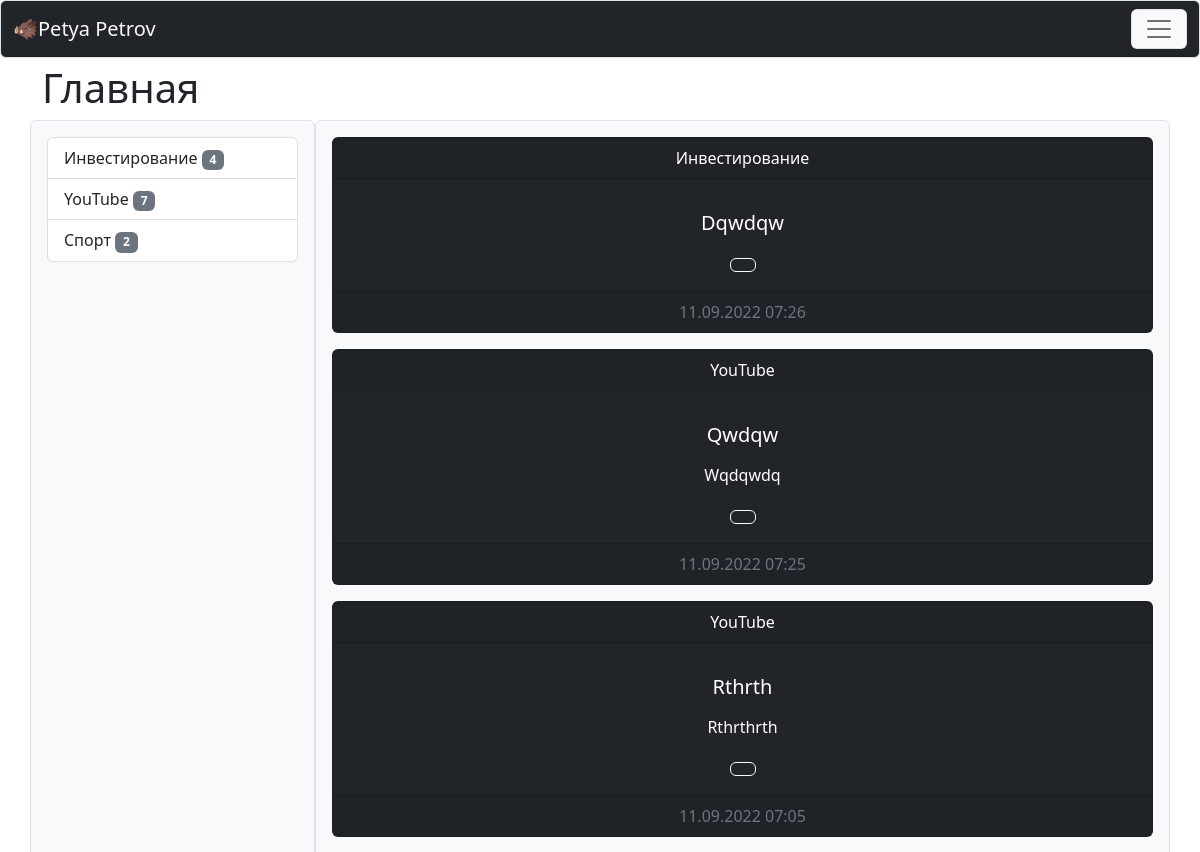
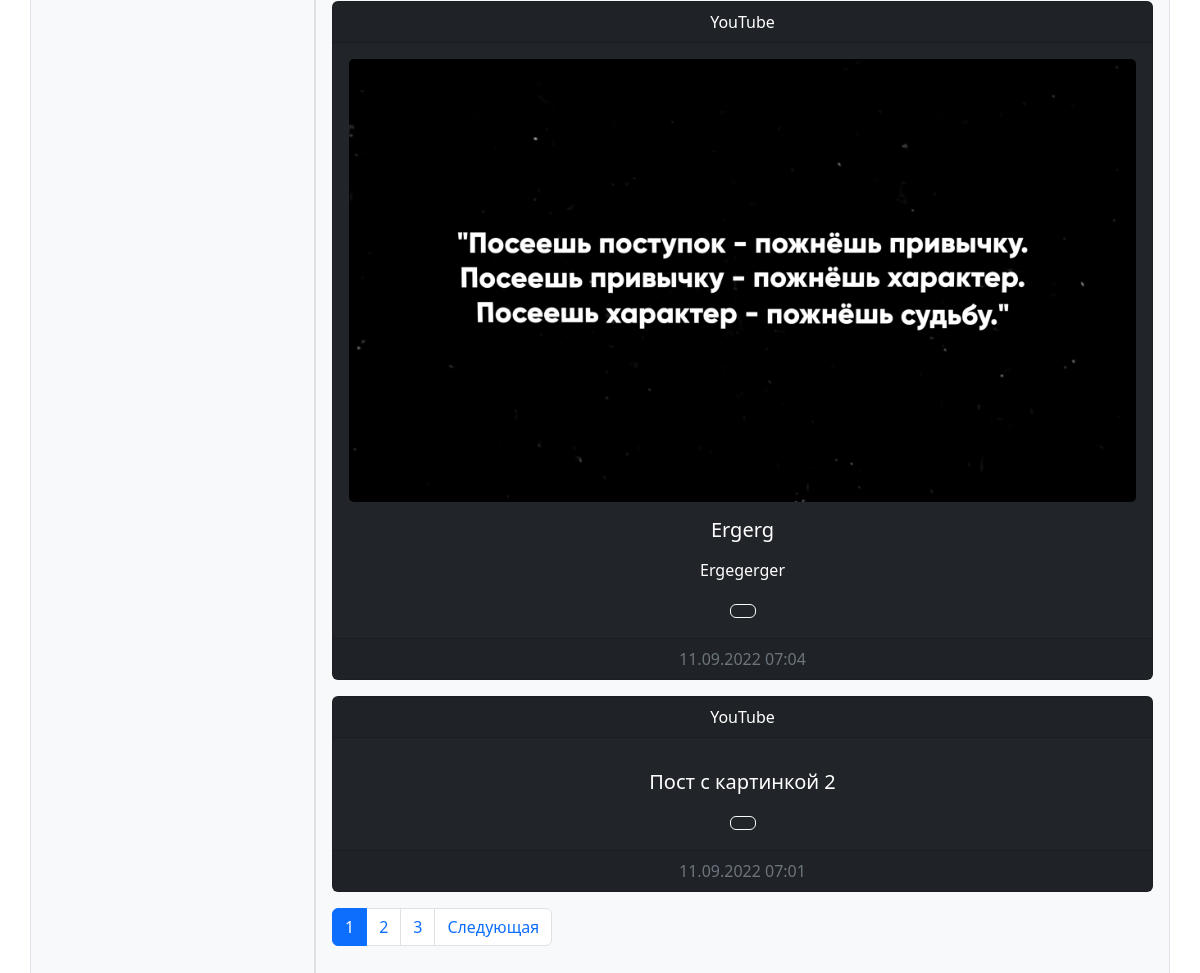
The page / on the database its author committed (2 pictures, top to bottom).
### blog/models.py (models this page shows, shortened)
class Category(models.Model):
    def __str__(self):
        return self.title
    def get_absolute_url(self):
        return reverse('category',kwargs={"category_id": self.pk})
    class Meta:
        verbose_name = 'Категорию'
        verbose_name_plural = 'Категории'
        ordering = ['title']
    title = models.CharField(max_length=255, db_index=True,verbose_name='Название категории')

class Article(models.Model):
    def get_absolute_url(self):
        return reverse('article',kwargs={"pk": self.pk})
    class Meta:
        verbose_name = 'Пост'
        verbose_name_plural = 'Посты'
        ordering = ['-created_at']
    title = models.CharField(max_length=255, db_index=True, verbose_name='Заголовок')
    content = models.TextField(blank=True, verbose_name='Контент')
    created_at = models.DateTimeField(auto_now_add=True, verbose_name='Создано')
    update_at = models.DateTimeField(auto_now=True, verbose_name='Изменено')
    photo = models.ImageField(upload_to='photos/%Y/%m/%d/',blank=True, verbose_name='Текущее фото')
    file = models.FileField(upload_to='files/%Y/%m/%d/',blank=True, verbose_name='Прикрепленный файл')
    published = models.BooleanField(default=True, verbose_name='Опубликовано')
    category = models.ForeignKey('Category', on_delete=models.PROTECT, null=True, verbose_name='Категория', related_name='get_articles')
    views = models.IntegerField(default=0)

### blog/views.py (the view)
# urls.py: path('', HomeArticle.as_view(), name='home'),
class HomeArticle(ListView):
    model = Article
    template_name = 'blog/home.html'
    context_object_name = 'articles'
    paginate_by = 5
    def get_context_data(self, *, object_list = None, **kwargs):
        context = super().get_context_data(**kwargs)
        context['title'] = 'Главная страница'
        context['title_current'] = 'Главная'
        return context
    def get_queryset(self):
        return Article.objects.filter(published=True).select_related('category')

### blog/templatetags/blog_tags.py (called while the page is built)
@register.inclusion_tag('blog/list_categories.html')
def show_categories(category):
    categories = Category.objects.filter(get_articles__published=True).annotate(cnt=Count('get_articles',filter=F('get_articles__published'))).filter(cnt__gt=0)
    return {'categories':categories,'category':category}

### blog/templates/blog/home.html (shortened to what this page needs)
{% extends 'base.html' %}
{% block home %}
<div class="row mb-5">
    <div class="col-md-3 bg-light p-3 border rounded">
        {% include 'blog/include/_sidebar.html' %}
    </div>
    <div class="col-md-9 bg-light p-3 border rounded">
        {% include 'blog/include/_cards.html' %}
        {% include 'blog/include/_paginator.html' %}
    </div>
</div>
{% endblock %}

### blog/templates/blog/list_categories.html
<div class="list-group mb-3">
  {% for cat in categories %}
  {% if cat == category %}
  <a href="{{cat.get_absolute_url}}" class="list-group-item list-group-item-action active bg-dark border-dark">{{cat.title}}
    <span class="badge text-bg-secondary">
      {{cat.cnt}}
    </span>
  </a>
  {% else %}
  <a href="{{cat.get_absolute_url}}" class="list-group-item list-group-item-action">{{cat.title}}
    <span class="badge text-bg-secondary">
      {{cat.cnt}}
    </span>
  </a>
  {% endif %}
  {% endfor %}
</div>

### blog/templates/blog/include/_cards.html (shortened to what this page needs)
{% load static %}
{% for card in articles %}
<div class="card text-bg-dark text-center mb-3">
  <div class="card-header">
    <a href="{{ card.category.get_absolute_url }}" class="list-group-item">{{card.category|capfirst}}</a>
  </div>
  <div class="card-body">
    <div class="media">
      {% if card.photo %}
      <img src="{{ card.photo.url }}" class="card-img" alt="{card.title}">
      {% endif %}
      <div class="media-body  mt-3">
        <h5 class="card-title">{{card.title|capfirst}}</h5>
        <p class="card-text">{{card.content|capfirst|linebreaks|truncatewords:50}}</p>
        <a href="{{card.get_absolute_url}}" class="btn btn-outline-light">
        </a>
      </div>
    </div>
  </div>
  <div class="card-footer text-muted">
    {{card.update_at | date:"d.m.Y H:i"}}
  </div>
</div>
{% empty %}
<h5 class="card-title">Пока нет никаких постов</h5>
{% endfor %}

### rows shown on the page
Category: title "Инвестирование", cnt "4"
Category: title "YouTube", cnt "7"
Category: title "Спорт", cnt "2"
Article: category "Инвестирование", title "Dqwdqw", update_at "11.09.2022 07:26"
Article: category "YouTube", title "Qwdqw", content "Wqdqwdq", update_at "11.09.2022 07:25"
Article: category "YouTube", title "Rthrth", content "Rthrthrth", update_at "11.09.2022 07:05"
Article: category "YouTube", photo (picture), title "Ergerg", content "Ergegerger", update_at "11.09.2022 07:04"
Article: category "YouTube", title "Пост с картинкой 2", update_at "11.09.2022 07:01"

### other values the page prints
{{ title_current }} "Главная"
{{ page }} "1"
{{ page }} "2" "3"
